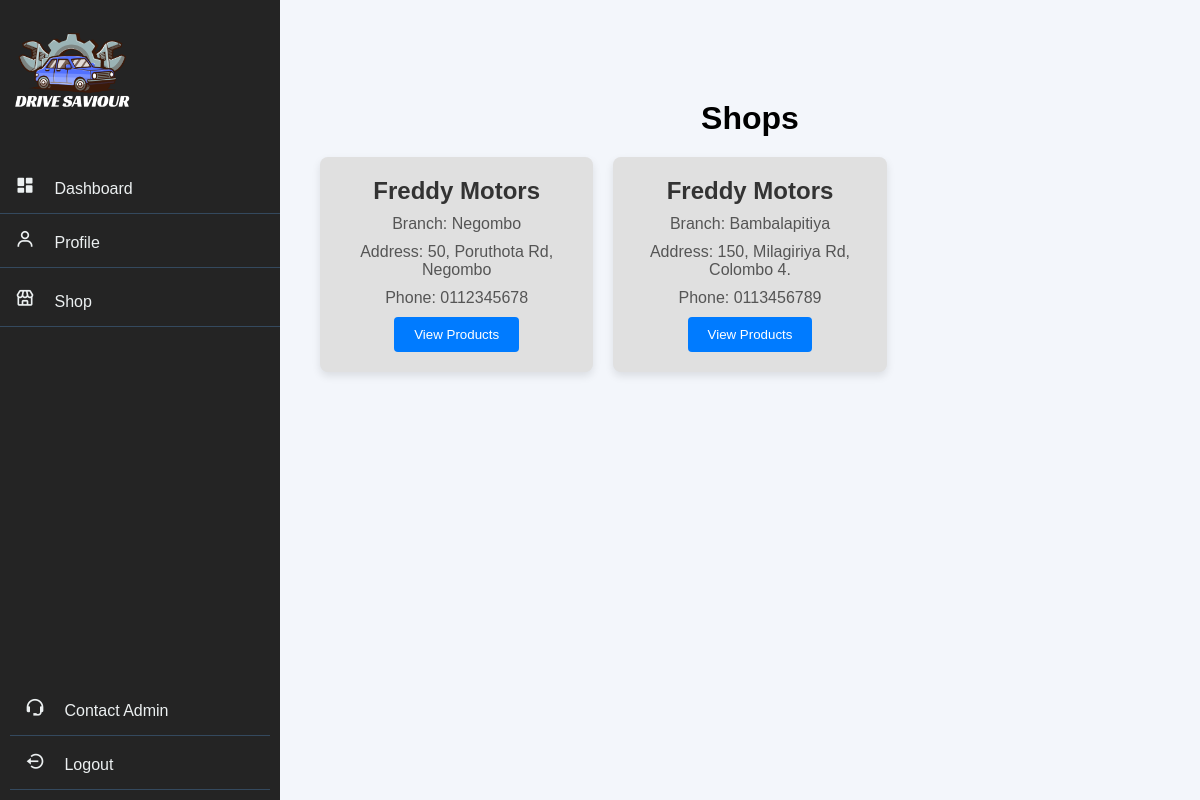
/shop_owner/shop/shoplist.php (signed in), run on the app's committed database.
### tables this page shows
CREATE TABLE `shops` (
  `id` int(11) NOT NULL,
  `ownerEmail` varchar(110) NOT NULL,
  `shop_name` varchar(255) NOT NULL,
  `email` varchar(255) NOT NULL,
  `number` varchar(15) NOT NULL,
  `address` varchar(255) NOT NULL,
  `branch` varchar(100) NOT NULL
);

### shop_owner/shop/shoplist.php (the view, shortened to what this page needs)
<?php
    require '../navbar/nav.php';
    require '../../connection.php';
    if (isset($_SESSION['email'])) {
        $loggedInEmail = $_SESSION['email'];
    } else {
        header("Location: login.php");
        exit();
    }
    $sql = "SELECT * FROM shops WHERE ownerEmail = ?";
    $stmt = $conn->prepare($sql);
    $stmt->bind_param('s', $loggedInEmail);
    $stmt->execute();
    $result = $stmt->get_result();
?>
<!DOCTYPE html>
<html lang="en">
<head>
    <link rel="stylesheet" href="../navbar/style.css">
</head>
<body>
    <div class="shop-container">
        <h1>Shops</h1>
        <div class="shop-grid">
            <?php
            if ($result->num_rows > 0) {
                while ($row = $result->fetch_assoc()) {
                    echo "
                    <div class='shop-card'>
                        <h2>{$row['shop_name']}</h2>
                        <p>Branch: {$row['branch']}</p>
                        <p>Address: {$row['address']}</p>
                        <p>Phone: {$row['number']}</p>
                        <button class='view-products-btn' onclick='viewProducts({$row['id']})'>View Products</button>
                    </div>
                    ";
                }
            } else {
                echo "<p>No shops available.</p>";
            }
            ?>
        </div>
    </div>
</body>
</html>

### shop_owner/navbar/style.css (style rules this page uses)
* { margin: 0; padding: 0; outline: none; border: none; text-decoration: none; box-sizing: border-box; font-family: "Poppins", sans-serif; }
body { background: #dfe9f55f; }

### shop_owner/shop/shoplist.php (style rules this page uses)
.shop-container { padding: 20px; text-align: center; margin-left: 300px; }
.shop-container h1 { margin-top: 80px; }
.shop-grid { display: grid; grid-template-columns: repeat(3, 1fr); gap: 20px; margin: 20px auto; }
.shop-card { background-color: #e0e0e0; padding: 20px; border-radius: 8px; box-shadow: 0 4px 8px rgba(0, 0, 0, 0.1); transition: transform 0.3s ease; }
.shop-card h2 { font-size: 24px; color: #333; }
.shop-card p { font-size: 16px; color: #555; margin: 10px 0; }
.view-products-btn { background-color: #007bff; color: white; padding: 10px 20px; border: none; border-radius: 4px; cursor: pointer; }

### data on the page
shops: shop_name "Freddy Motors", branch "Negombo", address "50, Poruthota Rd, Negombo", number "0112345678"
shops: shop_name "Freddy Motors", branch "Bambalapitiya", address "150, Milagiriya Rd, Colombo 4.", number "0113456789"
